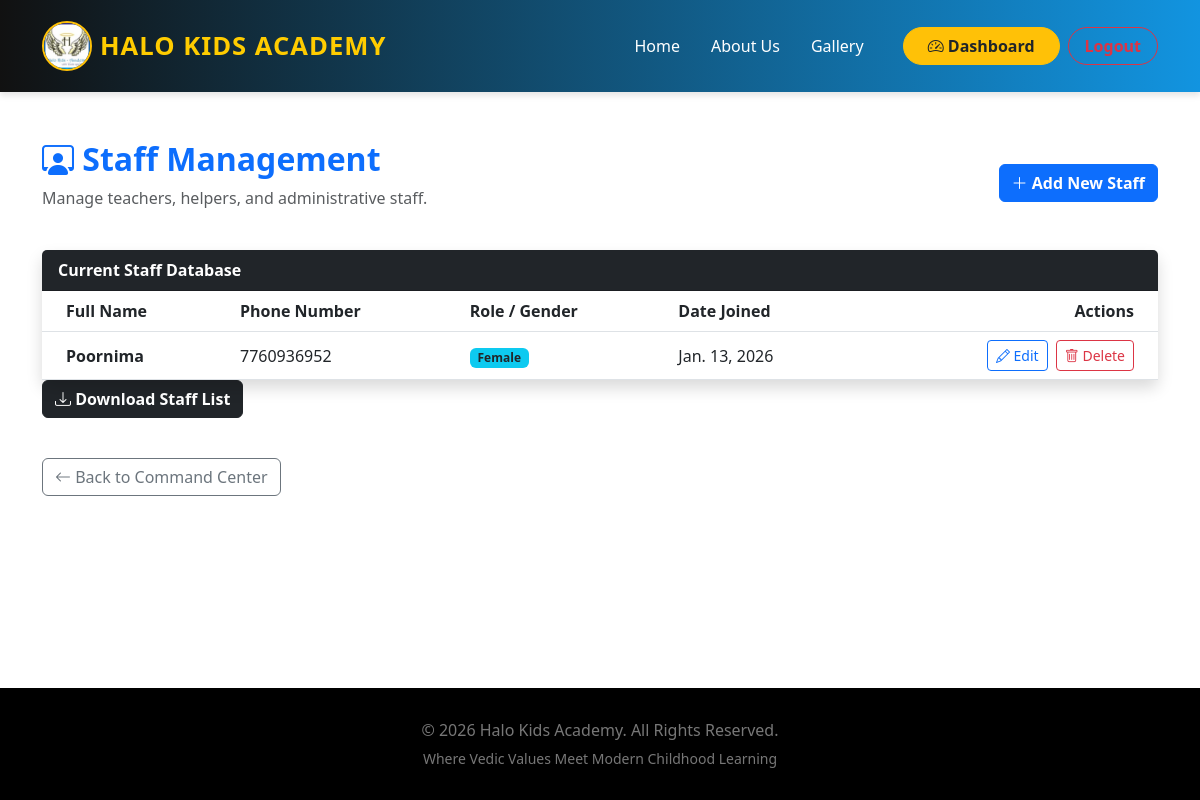
Page /manage/staff/ (signed in) on the committed database.
### school/models.py (models this page shows, shortened)
class Staff(models.Model):
    full_name = models.CharField(max_length=100)
    gender = models.CharField(max_length=10, choices=[('Male', 'Male'), ('Female', 'Female')])
    phone_number = models.CharField(max_length=15)
    aadhar_number = models.CharField(max_length=20, null=True, blank=True)
    recruitment_date = models.DateField()
    address = models.TextField()
    dob = models.DateField(null=True, blank=True)
    designation = models.CharField(max_length=100, default="Teacher")
    username = models.CharField(max_length=100, null=True, blank=True) # Usually Phone Number

### school/views.py (the view)
# urls.py: path('manage/staff/', views.manage_staff, name='manage_staff'),
@login_required
def manage_staff(request):
    staff_list = Staff.objects.all().order_by('-id')
    return render(request, 'manage_staff.html', {'staff_list': staff_list})

### templates/manage_staff.html (shortened to what this page needs)
{% extends 'base.html' %}
{% block content %}
<div class="container py-5">
    <div class="d-flex justify-content-between align-items-center mb-4">
        <div>
            <h2 class="fw-bold text-primary"><i class="bi bi-person-workspace"></i> Staff Management</h2>
            <p class="text-muted">Manage teachers, helpers, and administrative staff.</p>
        </div>
        <a href="{% url 'staff_registration' %}" class="btn btn-primary fw-bold">
            <i class="bi bi-plus-lg"></i> Add New Staff
        </a>
    </div>
    <div class="card shadow border-0">
        <div class="card-header bg-dark text-white fw-bold">
            Current Staff Database
        </div>
        <div class="card-body p-0">
            <div class="table-responsive">
                <table class="table table-hover align-middle mb-0">
                    <thead class="bg-light">
                        <tr>
                            <th class="ps-4">Full Name</th>
                            <th>Phone Number</th>
                            <th>Role / Gender</th>
                            <th>Date Joined</th>
                            <th class="text-end pe-4">Actions</th>
                        </tr>
                    </thead>
                    <tbody>
                        {% for staff in staff_list %}
                        <tr>
                            <td class="ps-4 fw-bold">{{ staff.full_name }}</td>
                            <td>{{ staff.phone_number }}</td>
                            <td>
                                <span class="badge bg-info text-dark">{{ staff.gender }}</span>
                            </td>
                            <td>{{ staff.recruitment_date }}</td>
                            <td class="text-end pe-4">
                                <a href="{% url 'edit_staff' staff.id %}" class="btn btn-sm btn-outline-primary me-1">
                                    <i class="bi bi-pencil"></i> Edit
                                </a>
                                <a href="{% url 'delete_staff' staff.id %}"
                                   class="btn btn-sm btn-outline-danger"
                                   onclick="return confirm('⚠️ Are you sure you want to remove {{ staff.full_name }}? This cannot be undone.');">
                                    <i class="bi bi-trash"></i> Delete
                                </a>
                            </td>
                        </tr>
                        {% endfor %}
                    </tbody>
                </table>
            </div>
        </div>
    </div>
        <a href="{% url 'download_staff_csv' %}" class="btn btn-dark fw-bold mb-3">
        <i class="bi bi-download"></i> Download Staff List
    </a>
    <div class="mt-4">
        <a href="{% url 'super_dashboard' %}" class="btn btn-outline-secondary">
            <i class="bi bi-arrow-left"></i> Back to Command Center
        </a>
    </div>
</div>
{% endblock %}

### templates/base.html (style rules this page uses)
html, body { overflow-x: hidden; width: 100%; }

### rows in the picture
Staff: full_name "Poornima", phone_number "7760936952", gender "Female", recruitment_date "Jan. 13, 2026"
